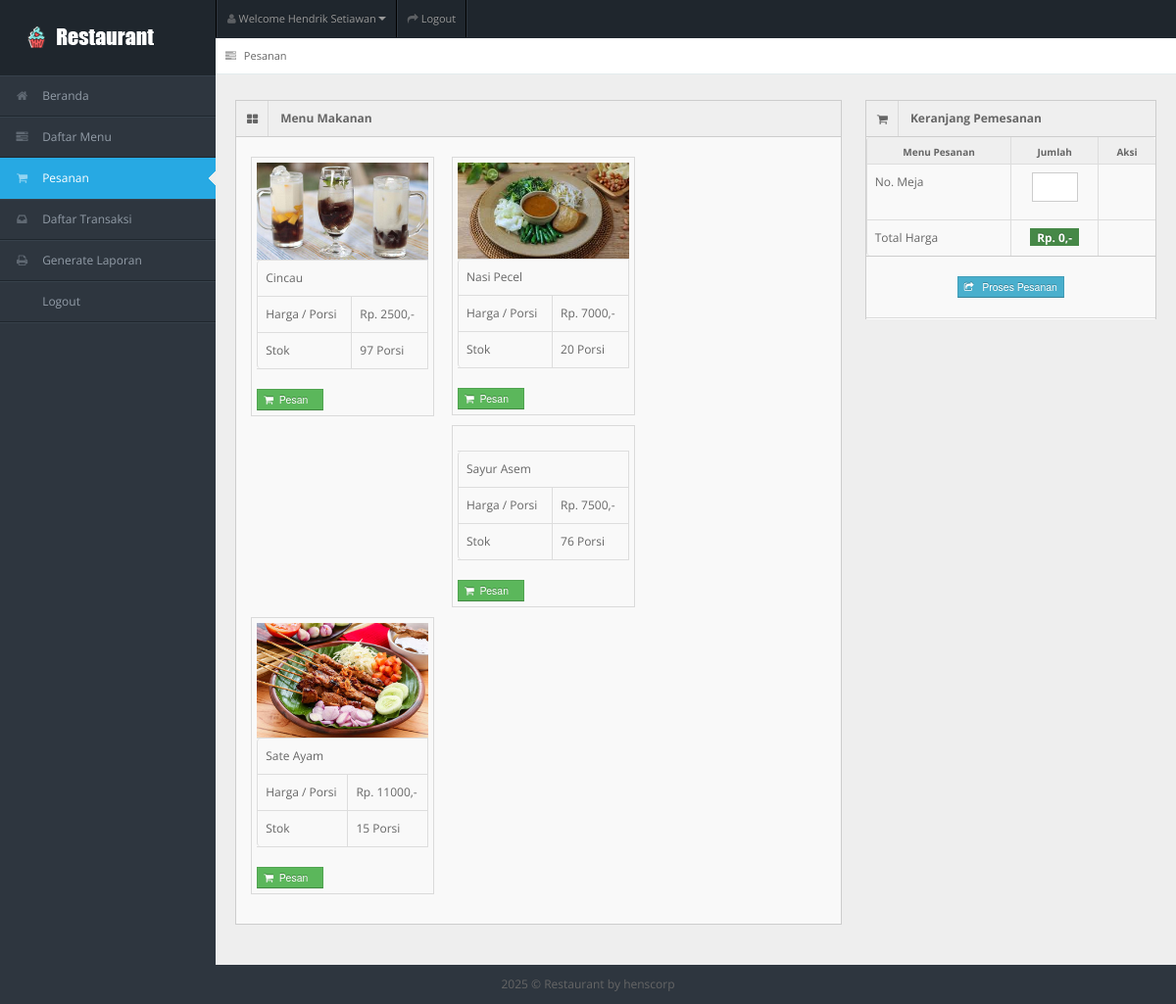
Page /entri_order.php (signed in) on the earlier database version.
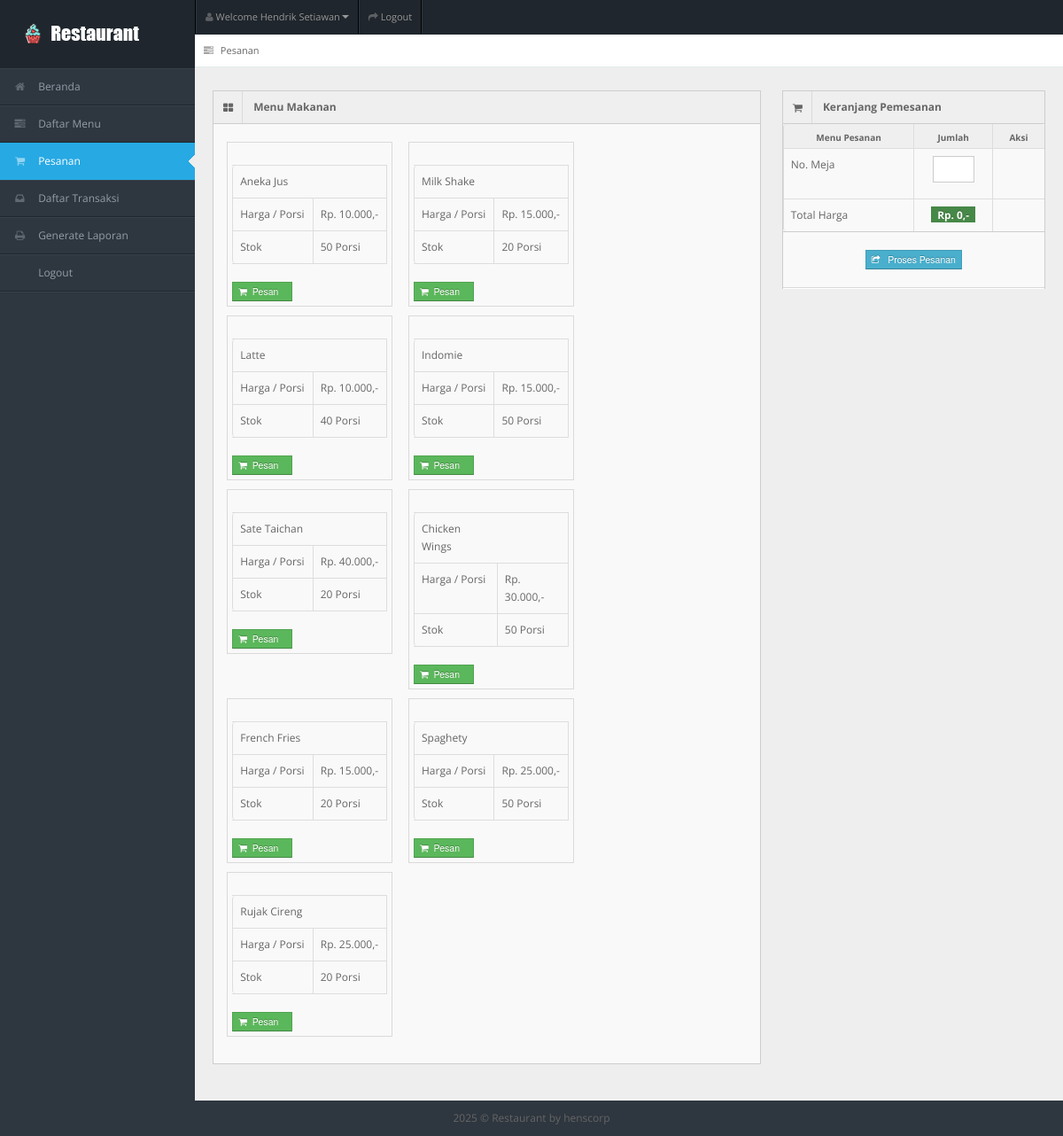
Same page on the later database version.
### tables this page shows
CREATE TABLE `tb_user` (
  `id_user` int(11) NOT NULL,
  `username` varchar(150) NOT NULL,
  `password` varchar(150) NOT NULL,
  `nama_user` varchar(150) NOT NULL,
  `id_level` int(11) NOT NULL,
  `status` varchar(150) NOT NULL
);

CREATE TABLE `tb_masakan` (
  `id_masakan` int(11) NOT NULL,
  `nama_masakan` varchar(150) NOT NULL,
  `harga` varchar(150) NOT NULL,
  `stok` int(11) NOT NULL,
  `status_masakan` varchar(150) NOT NULL,
  `gambar_masakan` varchar(150) NOT NULL
);

### entri_order.php (the view, shortened to what the changed rows need)
<!DOCTYPE html>
<?php
include "connection/koneksi.php";
$id = $_SESSION['id_user'];
if(isset ($_SESSION['username'])){
  $query = "select * from tb_user natural join tb_level where id_user = $id";
  mysqli_query($conn, $query);
  $sql = mysqli_query($conn, $query);
  while($r = mysqli_fetch_array($sql)){
?>
<html lang="en">
<head>
<link rel="stylesheet" href="template/dashboard/css/bootstrap.min.css" />
<link rel="stylesheet" href="template/dashboard/css/bootstrap-responsive.min.css" />
<link rel="stylesheet" href="template/dashboard/css/fullcalendar.css" />
<link rel="stylesheet" href="template/dashboard/css/matrix-style.css" />
<link rel="stylesheet" href="template/dashboard/css/matrix-media.css" />
<link href="template/dashboard/font-awesome/css/font-awesome.css" rel="stylesheet" />
<link rel="stylesheet" href="template/dashboard/css/jquery.gritter.css" />
</head>
<body>
<div id="header">
  <h1><a href="entri_order.php">Entri Order</a></h1>
</div>
<div id="user-nav" class="navbar navbar-inverse">
  <ul class="nav">
    <li  class="dropdown" id="profile-messages" ><a title="" href="#" data-toggle="dropdown" data-target="#profile-messages" class="dropdown-toggle"><i class="icon icon-user"></i>  <span class="text">Welcome <?php echo $r['nama_user'];?></span><b class="caret"></b></a>
    </li>
    <li class=""><a title="" href="logout.php"><i class="icon icon-share-alt"></i> <span class="text">Logout</span></a></li>
  </ul>
</div>
<div id="sidebar"><a href="entri_order.php" class="visible-phone"><i class="icon shopping-cart"></i> <span>Entri Order</span></a>
  <ul>
    <?php
    if($r['id_level'] == 1){
  ?>
    <li> <a href="beranda.php"><i class="icon icon-home"></i> <span>Beranda</span></a> </li>
    <li> <a href="entri_referensi.php"><i class="icon icon-tasks"></i> <span>Daftar Menu</span></a> </li>
    <li class="active"> <a href="entri_order.php"><i class="icon icon-shopping-cart"></i> <span>Pesanan</span></a> </li>
    <li> <a href="entri_transaksi.php"><i class="icon icon-inbox"></i> <span>Daftar Transaksi</span></a> </li>
    <li> <a href="generate_laporan.php"><i class="icon icon-print"></i> <span>Generate Laporan</span></a> </li>
    <li> <a href="logout.php"><i class="icon icon-sign-out"></i> <span>Logout</span></a> </li>
  <?php
    } else if($r['id_level'] == 2){
  ?>
    <li><a href="beranda.php"><i class="icon icon-home"></i> <span>Beranda</span></a> </li>
    <li class="active"> <a href="entri_order.php"><i class="icon icon-shopping-cart"></i> <span>Pesanan</span></a> </li>
    <li> <a href="generate_laporan.php"><i class="icon icon-print"></i> <span>Generate Laporan</span></a> </li>
    <li> <a href="logout.php"><i class="icon icon-sign-out"></i> <span>Logout</span></a> </li>
  <?php
    } else if($r['id_level'] == 3){
  ?>
    <li><a href="beranda.php"><i class="icon icon-home"></i> <span>Beranda</span></a> </li>
    <li> <a href="entri_transaksi.php"><i class="icon icon-inbox"></i> <span>Daftar Transaksi</span></a> </li>
    <li> <a href="generate_laporan.php"><i class="icon icon-print"></i> <span>Generate Laporan</span></a> </li>
    <li> <a href="logout.php"><i class="icon icon-sign-out"></i> <span>Logout</span></a> </li>
  <?php
    } else if($r['id_level'] == 4){
  ?>
    <li><a href="beranda.php"><i class="icon icon-home"></i> <span>Beranda</span></a> </li>
    <li> <a href="generate_laporan.php"><i class="icon icon-print"></i> <span>Generate Laporan</span></a> </li>
    <li> <a href="logout.php"><i class="icon icon-sign-out"></i> <span>Logout</span></a> </li>
  <?php
    } else if($r['id_level'] == 5){
  ?>
    <li><a href="beranda.php"><i class="icon icon-home"></i> <span>Beranda</span></a> </li>
    <li class="active"> <a href="entri_order.php"><i class="icon icon-shopping-cart"></i> <span>Pesanan</span></a> </li>
    <li> <a href="logout.php"><i class="icon icon-sign-out"></i> <span>Logout</span></a> </li>
  <?php
    }
  ?>
  </ul>
</div>
<div id="content">
  <div id="content-header">
    <div id="breadcrumb"> <a href="entri_order.php" title="Go to here" class="tip-bottom"><i class="icon icon-tasks"></i> Pesanan</a></div>
  </div>
  <div class="container-fluid">
    <?php
      if($r['id_level'] == 1 || $r['id_level'] == 2 || $r['id_level'] == 5){
    ?>
      <?php
        $order = array();
        $query_lihat_order = "select * from tb_order";
        $sql_lihat_order = mysqli_query($conn, $query_lihat_order);
        while($r_dt_order = mysqli_fetch_array($sql_lihat_order)){
          if($r_dt_order['status_order'] != 'sudah bayar'){
            array_push($order, $r_dt_order['id_pengunjung']);
          }
        }
        if(in_array($id, $order)){
      ?>
    <div class="row-fluid">
      <div class="span6">
        <div class="widget-box span12">
          <div class="widget-title"> <span class="icon"> <i class="icon-hand-right"></i> </span>
            <h5>Notifications</h5>
          </div>
          <div class="widget-content">
            <div class="alert alert-info alert-block">
              <h4 class="alert-heading">Informasi !</h4>
              Terimakasih, Anda telah melakukan pemesanan.<br>
              Silahkan tunggu pesanan tiba di meja saudara. Apabila selesai menyantap hidangan, silahkan lakukan proses pembayaran di kasir !
            </div>
          </div>
        </div>
      </div>
      <div class="span6">
        <div class="widget-box span12">
          <div class="widget-title"> <span class="icon"> <i class="icon-shopping-cart"></i> </span>
            <h5>Menu yang dipesan</h5>
          </div>
          <div class="widget-content nopadding">
            <table class="table table-bordered table-invoice-full">
              <thead>
                <tr>
                  <th class="head0">No.</th>
                  <th class="head1">Menu</th>
                  <th class="head0 right">Jumlah</th>
                  <th class="head1 right">Harga</th>
                  <th class="head0 right">Total</th>
                </tr>
              </thead>
              <tbody>
                <?php
                  $no_order_fiks = 1;
                  $query_order_fiks = "select * from tb_pesan natural join tb_masakan where id_user = $id and status_pesan != 'sudah'";
                  $sql_order_fiks = mysqli_query($conn, $query_order_fiks);
                  while($r_order_fiks = mysqli_fetch_array($sql_order_fiks)){
                ?>
                <tr>
                  <td><center><?php echo $no_order_fiks++; ?>. </center></td>
                  <td><?php echo $r_order_fiks['nama_masakan'];?></td>
                  <td class="right"><center><?php echo $r_order_fiks['jumlah'];?></center></td>
                  <td class="right">Rp. <?php echo $r_order_fiks['harga'];?>,-</td>
                  <td class="right">
                    <strong>
                      Rp.
                      <?php
                        $hasil = $r_order_fiks['harga'] * $r_order_fiks['jumlah'];
                        echo $hasil;
                      ?>,-
                    </strong>
                  </td>
                </tr>
                <?php
                  }
                  $query_harga = "select * from tb_order where id_pengunjung = $id and status_order = 'belum bayar'";
                  $sql_harga = mysqli_query($conn, $query_harga);
                  $result_harga = mysqli_fetch_array($sql_harga);
                ?>
                <tr>
                  <td></td>
                  <td><strong><center>Total</center></strong></td>
                  <td class="right"></td>
                  <td class="right"></td>
                  <td class="right"><strong>Rp. <?php echo $result_harga['total_harga'];?>,-</strong></td>
                </tr>
                <tr>
                  <td></td>
                  <td><strong><center>No. Meja</center></strong></td>
                  <td class="right"></td>
                  <td class="right"></td>
                  <td class="right"><center><strong><?php echo $result_harga['no_meja'];?></strong></center></td>
                </tr>
              </tbody>
            </table>
          </div>
        </div>
      </div>
    </div>
      <?php
        } else {
      ?>
    <div class="row-fluid">
      <div class="span8">
        <div class="widget-box span12">
          <div class="widget-title bg_lg"><span class="icon"><i class="icon-th-large"></i></span>
            <h5>Menu Makanan</h5>
          </div>
          <div class="widget-content" >
            <ul class="thumbnails">
              <div class="btn-icon-pg">
                <ul>
                  <?php
                    $pesan = array();
                    $query_lihat_pesan = "select * from tb_pesan where id_user = $id and status_pesan != 'sudah'";
                    $sql_lihat_pesan = mysqli_query($conn, $query_lihat_pesan);
                    while($r_dt_pesan = mysqli_fetch_array($sql_lihat_pesan)){
                      array_push($pesan, $r_dt_pesan['id_masakan']);
                    }
                    $query_data_makanan = "select * from tb_masakan where stok > 0 order by id_masakan desc";
                    $sql_data_makanan = mysqli_query($conn, $query_data_makanan);
                    while($r_dt_makanan = mysqli_fetch_array($sql_data_makanan)){
                  ?>
                      <li class="span2">
                        <a> <img src="gambar/<?php echo $r_dt_makanan['gambar_masakan']?>" alt="" > </a>
                        <table class="table table-bordered">
                          <tbody>
                            <tr>
                              <td><?php echo $r_dt_makanan['nama_masakan'];?></td>
                            </tr>
                            <tr>
                              <td>Harga / Porsi</td>
                              <td>Rp. <?php echo $r_dt_makanan['harga'];?>,-</td>
                            </tr>
                            <tr>
                              <td>Stok</td>
                              <td><?php echo $r_dt_makanan['stok'];?> Porsi</td>
                            </tr>
                          </tbody>
                        </table>
                        <form action="" method="post">
                          <?php
                            if(in_array($r_dt_makanan['id_masakan'], $pesan)){
                          ?>
                              <button type="submit" value="<?php echo $r_dt_makanan['id_masakan'];?>" name="tambah_pesan" class="btn btn-danger btn-mini" disabled>
                                <i class='icon-shopping-cart'></i>&nbsp;&nbsp;Telah dipesan &nbsp;&nbsp;
                              </button>
                          <?php
                            } else {
                          ?>
                              <button type="submit" value="<?php echo $r_dt_makanan['id_masakan'];?>" name="tambah_pesan" class="btn btn-success btn-mini">
                                <i class='icon-shopping-cart'></i>&nbsp;&nbsp;Pesan &nbsp;&nbsp;
                              </button>
                          <?php
                            }
                          ?>
                        </form>
                      </li>
                    <?php
                      }
                    ?>
                </ul>
              </div>
            </ul>
          </div>
        </div>
      </div>
      <div class="span4">
      <form action="" method="post">
        <div class="widget-box">
          <div class="widget-title"> <span class="icon"> <i class="icon-shopping-cart"></i> </span>
            <h5>Keranjang Pemesanan</h5>
          </div>
          <div class="widget-content nopadding">
            <table class="table table-bordered table-striped">
              <thead>
                <tr>
                  <th style="width: 50%">Menu Pesanan</th>
                  <th style="width: 30%">Jumlah</th>
                  <th style="width: 20%">Aksi</th>
                </tr>
              </thead>
              <tbody>
                <tr class="odd gradeX">
                  <td>No. Meja</td>
                  <td>
                    <center>
                      <input class="span8" name="no_meja" type="number" value="" placeholder="" />
                    </center>
                  </td>
                  <td>
                  </td>
                </tr>
                <tr class="odd gradeX">
                  <td>Total Harga</td>
                  <td>
                    <center>
                      <span class="label label-success">&nbsp;Rp. <span id="total_harga">0</span>,-&nbsp;</span>
                    </center>
                  </td>
                  <td>
                  </td>
                </tr>
              </tbody>
            </table>
          </div>
          <br>
          <center>
            <button type="submit" value="" name="proses_pesan" class="btn btn-mini btn-info">
              <i class='icon-share'></i> &nbsp;&nbsp;Proses Pesanan
            </button>
          </center>
          <hr>
        </div>
      </form>
      </div>
    </div>
      <?php
        }
        }
      ?>
    </div>
  </div>
<div class="row-fluid">
  <div id="footer" class="span12"> <?php echo date('Y'); ?> &copy; Restaurant <a href="#">by henscorp</a> </div>
</div>
</body>
</html>
<?php
  }
} else {
  header('location: logout.php');
}
?>

Differences in the rows shown:
removed tb_masakan: gambar_masakan (picture), nama_masakan "Cincau", harga "2500", stok "97", $r_dt_makanan['id_masakan'] 20 (drawn)
removed tb_masakan: gambar_masakan (picture), nama_masakan "Nasi Pecel", harga "7000", stok "20", $r_dt_makanan['id_masakan'] 19 (drawn)
removed tb_masakan: nama_masakan "Sayur Asem", harga "7500", stok "76", $r_dt_makanan['id_masakan'] 14 (drawn)
removed tb_masakan: gambar_masakan (picture), nama_masakan "Sate Ayam", harga "11000", stok "15", $r_dt_makanan['id_masakan'] 8 (drawn)
added tb_masakan: nama_masakan "Aneka Jus", harga "10.000", stok "50", $r_dt_makanan['id_masakan'] 36 (drawn)
added tb_masakan: nama_masakan "Milk Shake", harga "15.000", stok "20", $r_dt_makanan['id_masakan'] 35 (drawn)
added tb_masakan: nama_masakan "Latte", harga "10.000", stok "40", $r_dt_makanan['id_masakan'] 33 (drawn)
added tb_masakan: nama_masakan "Indomie", harga "15.000", stok "50", $r_dt_makanan['id_masakan'] 32 (drawn)
added tb_masakan: nama_masakan "Sate Taichan", harga "40.000", stok "20", $r_dt_makanan['id_masakan'] 31 (drawn)
added tb_masakan: nama_masakan "Chicken Wings", harga "30.000", stok "50", $r_dt_makanan['id_masakan'] 30 (drawn)
added tb_masakan: nama_masakan "French Fries", harga "15.000", stok "20", $r_dt_makanan['id_masakan'] 29 (drawn)
added tb_masakan: nama_masakan "Spaghety", harga "25.000", stok "50", $r_dt_makanan['id_masakan'] 27 (drawn)
added tb_masakan: nama_masakan "Rujak Cireng", harga "25.000", stok "20", $r_dt_makanan['id_masakan'] 25 (drawn)
